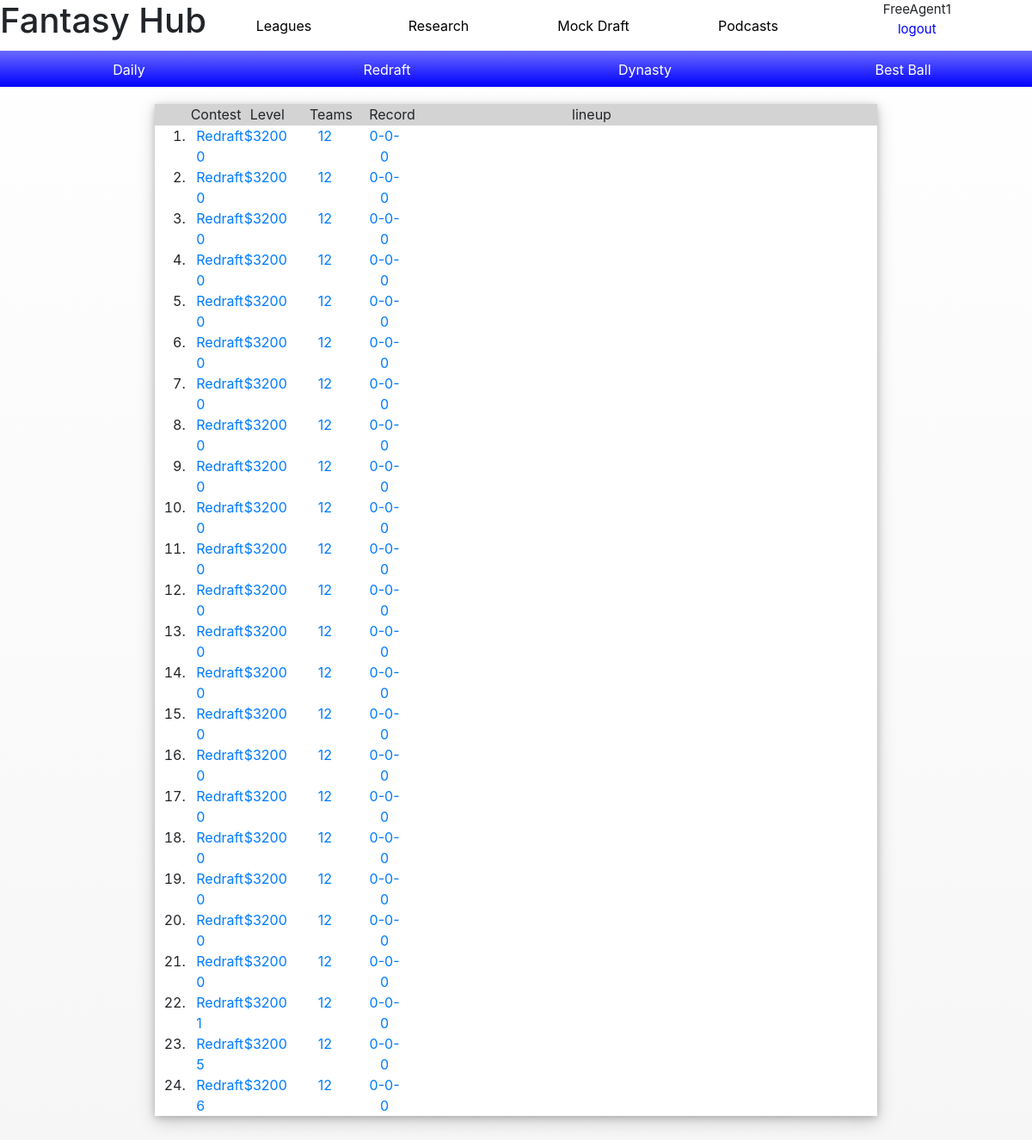
Screenshot of /leagues (signed in) with the database file from the repository.
### fantasy/models.py (models this page shows, shortened)
class League_Users(models.Model):
    users = models.ForeignKey(User, on_delete=models.CASCADE)
    league = models.ForeignKey(Leagues, on_delete=models.CASCADE)
    wins = models.IntegerField(default=0)
    loses = models.IntegerField(default=0)
    ties = models.IntegerField(default=0)
    points_for = models.IntegerField(default=0)
    points_against = models.IntegerField(default=0)
    team_name = models.CharField(max_length=40)
    bid = models.IntegerField(default=300, blank=True)
    franchise = models.IntegerField(default=0)
    number = models.IntegerField(default=0)
    draft_position = models.CharField(max_length=2, default=0)

class Leagues(models.Model):
    league_type = models.ForeignKey(League_Type, on_delete=models.CASCADE)
    winner = models.CharField(max_length=40,blank=True, null=True)
    filled = models.IntegerField(default=0)
    current = models.BooleanField(default=True)
    league_user = models.ManyToManyField(User, through='League_Users')
    players = models.ManyToManyField(Players, through='Rosters')

class League_Type(models.Model):
    contest = models.CharField(max_length=20)
    level = models.IntegerField(default=0)
    prize = models.DecimalField(max_digits=8, decimal_places=2)
    total_teams = models.CharField(max_length=20)

### fantasy/views.py (the view)
# urls.py: path('leagues', views.leagues, name="leagues")
def leagues(request):
    if request.method == 'GET':
        roster = Rosters.objects.filter(league_user__users=request.user, starting=True).exclude(leagues__league_type__contest='Mock')
        context = {
            "user_leagues": League_Users.objects.filter(users=request.user).order_by('league__league_type__contest', '-league__league_type__level', 'number').exclude(league__league_type__contest='Mock'),
            "lineup_QB": roster.filter(player__position='QB'),
            "lineup_RB": roster.filter(player__position='RB'),
            "lineup_WR": roster.filter(player__position='WR'),
            "lineup_TE": roster.filter(player__position='TE'),
            "lineup_DST": roster.filter(player__position='DST'),
            "roster": roster
        }
        return render(request, "fantasy/leagues.html", context)

### fantasy/templates/fantasy/leagues.html (shortened to what this page needs)
{% extends 'fantasy/base2.html' %}
{% block main %}
  <div class="main-header" style="padding-left: 40px;">
    <div class="row" id="spacing">
      <div class="col-sm-1" style="margin-left: .2%;">Contest</div>
      <div class="col-sm-1">Level</div>
      <div class="col-sm-1">Teams</div>
      <div class="col-sm-1">Record</div>
      <div class="col-sm-4" style="margin-left: 8%;">lineup</div>
    </div>
  </div>
  <div class="main-body">
    <ol>
      {% for this_league in user_leagues %}
      <li>
        <a href="/leaguehome{{ this_league.league.id }}">
          <div class="row">
          <div class="col-sm-1" id="leagues_num" style="margin-left: 1%; text-align: left;">{{ this_league.league.league_type.contest }} {{ this_league.number }} </div>
          <div class="col-sm-1" id="level" style="margin-left: -1%;">${{ this_league.league.league_type.level }}</div>
          {% if this_league.league.league_type.contest == 'Daily' %}
          <div class="col-sm-1">{{ this_league.league.filled }}</div>
          {% else %}
          <div class="col-sm-1">{{ this_league.league.league_type.total_teams}}</div>
          {% endif %}
          <div class="col-sm-1">{{ this_league.wins }}-{{ this_league.loses}}-{{ this_league.ties }}</div>
        </div>
      </a>
    </li>
      {% endfor %}
    </ol>
  </div>
{% endblock %}

### fantasy/templates/fantasy/base2.html (shortened to what this page needs)
{% load static %}
<!DOCTYPE html>
<html lang="en">
<head>
  <link rel="stylesheet" href="https://maxcdn.bootstrapcdn.com/bootstrap/4.1.3/css/bootstrap.min.css">
  <link rel="stylesheet" href="{% static 'fantasy/style.css' %}">
</head>
<body class="container-fluid">
  <div class="header">
    <div class="title-top">
      <h1 class="logo">Fantasy Hub</h1>
      <div class="username">
        <div class="row">
          <div class="col-9">
            <ul>
              {% if user.is_authenticated %}
              <li id="user" data-id={{ user.id }}>{{ user.username }}</li>
              <li><a href="{% url 'logout' %}">logout</a></li>
              {% else %}
              <li>You are not logged in</li>
              <li><a href="{% url 'login' %}">login</a></li>
              {% endif %}
            </ul>
          </div>
        </div>
      </div>
      <ul class="nav nav1">
        <li class="nav-item col">
          <a class="nav-link" href="{% url 'leagues' %}">Leagues</a>
        </li>
        <li class="nav-item col">
          <a class="nav-link" href="{% url 'research' %}">Research</a>
        </li>
        <li class="nav-item col">
          <a class="nav-link" href="{% url 'mock' %}">Mock Draft</a>
        </li>
        <li class="nav-item col">
          <a class="nav-link" href="{% url 'podcasts' %}">Podcasts</a>
        </li>
      </ul>
    </div>
    <ul class="nav nav2">
      <li class="nav-item col daily">
        <a class="nav-link nav-bottom" href="/Daily" data-name="Daily">Daily</a>
      </li>
      <li class="nav-item col redraft">
        <a class="nav-link nav-bottom" href="/Redraft" data-name="Redraft">Redraft</a>
      </li>
      <li class="nav-item col dynasty">
        <a class="nav-link nav-bottom" href="/Dynasty" data-name="Dynasty">Dynasty</a>
      </li>
      <li class="nav-item col best_ball">
        <a class="nav-link nav-bottom" href="/Best_Ball" data-name="Best_Ball">Best Ball</a>
      </li>
    </ul>
  </div>
  <main>
    {% block main %}
    {% endblock %}
  </main>
</body>
</html>

### fantasy/static/fantasy/style.css (style rules this page uses)
.container-fluid { background: linear-gradient(white, #F2F2F2); background-repeat: no-repeat; background-size: 100%, 100%; height: 2000px; margin: 0; padding: 0; }
.header { background: linear-gradient(white, #0000FF); height: auto; }
.title-top { background-color: white; height: auto; }
.logo { float: left; width: 20%; text-align: center; }
.username { float: right; width: 20%; padding: 0; margin: 0; font-size: 15px; }
.nav1 { padding-top: 10px; padding-bottom: 9px; width: 60%; clear: none; }
.nav2 { height: auto; width: 100%; }
ul li { text-align: center; }
.title-top ul li a { color: black; }
.nav2 li a { color: white; }
main { width: 70%; text-align: center; box-shadow: 0 2px 8px 0 rgba(0, 0, 0, 0.2), 0 6px 20px 0 rgba(0, 0, 0, 0.19); margin: auto; margin-top: 20px; background-color: white; }
.main-header { width: 100%; height: 25px; background-color: LightGrey; }
.col-9 ul { list-style-type: none; }
.col-9 ul li a { color: blue; border-bottom: 1px blue; }
ol { marin: auto; float: none; display: block; }
#level { padding: 0; margin: 0; }
#spacing { padding-bottom: 40px; }

### rows the page displays
League_Users: league.league_type.contest "Redraft", number "0", league.league_type.level "3200", league.league_type.total_teams "12", wins "0", loses "0", ties "0"
League_Users: league.league_type.contest "Redraft", number "0", league.league_type.level "3200", league.league_type.total_teams "12", wins "0", loses "0", ties "0"
League_Users: league.league_type.contest "Redraft", number "0", league.league_type.level "3200", league.league_type.total_teams "12", wins "0", loses "0", ties "0"
League_Users: league.league_type.contest "Redraft", number "0", league.league_type.level "3200", league.league_type.total_teams "12", wins "0", loses "0", ties "0"
League_Users: league.league_type.contest "Redraft", number "0", league.league_type.level "3200", league.league_type.total_teams "12", wins "0", loses "0", ties "0"
League_Users: league.league_type.contest "Redraft", number "0", league.league_type.level "3200", league.league_type.total_teams "12", wins "0", loses "0", ties "0"
League_Users: league.league_type.contest "Redraft", number "0", league.league_type.level "3200", league.league_type.total_teams "12", wins "0", loses "0", ties "0"
League_Users: league.league_type.contest "Redraft", number "0", league.league_type.level "3200", league.league_type.total_teams "12", wins "0", loses "0", ties "0"
League_Users: league.league_type.contest "Redraft", number "0", league.league_type.level "3200", league.league_type.total_teams "12", wins "0", loses "0", ties "0"
League_Users: league.league_type.contest "Redraft", number "0", league.league_type.level "3200", league.league_type.total_teams "12", wins "0", loses "0", ties "0"
League_Users: league.league_type.contest "Redraft", number "0", league.league_type.level "3200", league.league_type.total_teams "12", wins "0", loses "0", ties "0"
League_Users: league.league_type.contest "Redraft", number "0", league.league_type.level "3200", league.league_type.total_teams "12", wins "0", loses "0", ties "0"
League_Users: league.league_type.contest "Redraft", number "0", league.league_type.level "3200", league.league_type.total_teams "12", wins "0", loses "0", ties "0"
League_Users: league.league_type.contest "Redraft", number "0", league.league_type.level "3200", league.league_type.total_teams "12", wins "0", loses "0", ties "0"
League_Users: league.league_type.contest "Redraft", number "0", league.league_type.level "3200", league.league_type.total_teams "12", wins "0", loses "0", ties "0"
League_Users: league.league_type.contest "Redraft", number "0", league.league_type.level "3200", league.league_type.total_teams "12", wins "0", loses "0", ties "0"
League_Users: league.league_type.contest "Redraft", number "0", league.league_type.level "3200", league.league_type.total_teams "12", wins "0", loses "0", ties "0"
League_Users: league.league_type.contest "Redraft", number "0", league.league_type.level "3200", league.league_type.total_teams "12", wins "0", loses "0", ties "0"
League_Users: league.league_type.contest "Redraft", number "0", league.league_type.level "3200", league.league_type.total_teams "12", wins "0", loses "0", ties "0"
League_Users: league.league_type.contest "Redraft", number "0", league.league_type.level "3200", league.league_type.total_teams "12", wins "0", loses "0", ties "0"
League_Users: league.league_type.contest "Redraft", number "0", league.league_type.level "3200", league.league_type.total_teams "12", wins "0", loses "0", ties "0"
League_Users: league.league_type.contest "Redraft", number "1", league.league_type.level "3200", league.league_type.total_teams "12", wins "0", loses "0", ties "0"
League_Users: league.league_type.contest "Redraft", number "5", league.league_type.level "3200", league.league_type.total_teams "12", wins "0", loses "0", ties "0"
League_Users: league.league_type.contest "Redraft", number "6", league.league_type.level "3200", league.league_type.total_teams "12", wins "0", loses "0", ties "0"

### other values shown
{{ user.username }} "FreeAgent1"
